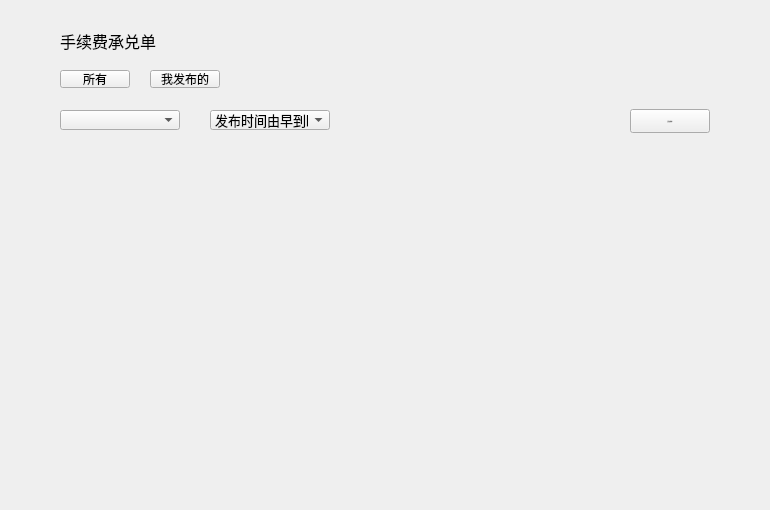
<?xml version="1.0" encoding="UTF-8"?>
<ui version="4.0">
 <class>PoundageWidget</class>
 <widget class="QWidget" name="PoundageWidget">
  <property name="geometry">
   <rect>
    <x>0</x>
    <y>0</y>
    <width>770</width>
    <height>510</height>
   </rect>
  </property>
  <property name="font">
   <font>
    <family>微软雅黑</family>
   </font>
  </property>
  <property name="windowTitle">
   <string>Form</string>
  </property>
  <widget class="QStackedWidget" name="stackedWidget">
   <property name="geometry">
    <rect>
     <x>0</x>
     <y>150</y>
     <width>770</width>
     <height>360</height>
    </rect>
   </property>
  </widget>
  <widget class="QLabel" name="title_label">
   <property name="geometry">
    <rect>
     <x>60</x>
     <y>28</y>
     <width>200</width>
     <height>26</height>
    </rect>
   </property>
   <property name="font">
    <font>
     <pointsize>12</pointsize>
     <kerning>true</kerning>
    </font>
   </property>
   <property name="text">
    <string>手续费承兑单</string>
   </property>
  </widget>
  <widget class="QComboBox" name="comboBox_coinType">
   <property name="geometry">
    <rect>
     <x>60</x>
     <y>110</y>
     <width>120</width>
     <height>20</height>
    </rect>
   </property>
   <property name="font">
    <font>
     <pointsize>10</pointsize>
    </font>
   </property>
  </widget>
  <widget class="QToolButton" name="toolButton_publishPoundage">
   <property name="geometry">
    <rect>
     <x>630</x>
     <y>109</y>
     <width>80</width>
     <height>24</height>
    </rect>
   </property>
   <property name="font">
    <font>
     <family>Microsoft YaHei UI Light</family>
     <pointsize>-1</pointsize>
     <weight>6</weight>
     <italic>false</italic>
     <bold>false</bold>
    </font>
   </property>
   <property name="cursor">
    <cursorShape>PointingHandCursor</cursorShape>
   </property>
   <property name="styleSheet">
    <string notr="true">font: 50 12px &quot;Microsoft YaHei UI Light&quot;;</string>
   </property>
   <property name="text">
    <string>发布承兑单</string>
   </property>
  </widget>
  <widget class="QComboBox" name="comboBox_sortType">
   <property name="geometry">
    <rect>
     <x>210</x>
     <y>110</y>
     <width>120</width>
     <height>20</height>
    </rect>
   </property>
   <property name="font">
    <font>
     <pointsize>10</pointsize>
    </font>
   </property>
   <item>
    <property name="text">
     <string>发布时间由早到晚</string>
    </property>
   </item>
   <item>
    <property name="text">
     <string>发布时间由晚到早</string>
    </property>
   </item>
  </widget>
  <widget class="QPushButton" name="pushButton_allPoundage">
   <property name="geometry">
    <rect>
     <x>60</x>
     <y>70</y>
     <width>70</width>
     <height>18</height>
    </rect>
   </property>
   <property name="sizePolicy">
    <sizepolicy hsizetype="Preferred" vsizetype="Preferred">
     <horstretch>0</horstretch>
     <verstretch>0</verstretch>
    </sizepolicy>
   </property>
   <property name="font">
    <font>
     <pointsize>9</pointsize>
    </font>
   </property>
   <property name="cursor">
    <cursorShape>PointingHandCursor</cursorShape>
   </property>
   <property name="styleSheet">
    <string notr="true"/>
   </property>
   <property name="text">
    <string>所有</string>
   </property>
  </widget>
  <widget class="QPushButton" name="pushButton_myPoundage">
   <property name="geometry">
    <rect>
     <x>150</x>
     <y>70</y>
     <width>70</width>
     <height>18</height>
    </rect>
   </property>
   <property name="sizePolicy">
    <sizepolicy hsizetype="Preferred" vsizetype="Preferred">
     <horstretch>0</horstretch>
     <verstretch>0</verstretch>
    </sizepolicy>
   </property>
   <property name="font">
    <font>
     <pointsize>9</pointsize>
    </font>
   </property>
   <property name="cursor">
    <cursorShape>PointingHandCursor</cursorShape>
   </property>
   <property name="text">
    <string>我发布的</string>
   </property>
  </widget>
 </widget>
 <resources/>
 <connections/>
</ui>
